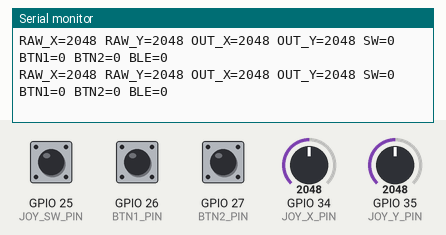
Bench run of a program on a simulated ESP32. On the bench: the last lines printed to the serial monitor. The inputs (shaded band) are chosen by the test bench; at power-on: GPIO 34 (JOY_X_PIN) = 2048, GPIO 35 (JOY_Y_PIN) = 2048, GPIO 25 (JOY_SW_PIN) HIGH, GPIO 26 (BTN1_PIN) HIGH, GPIO 27 (BTN2_PIN) HIGH (analog values on the 0–4095 scale). EEPROM starts erased; nothing arrives over Bluetooth unless stated; a phone connects over Bluetooth LE 3 s after start.

Above: at 10.0 s.
10.1 s: GPIO 34 (JOY_X_PIN) set to 1228
At 11.2 s:
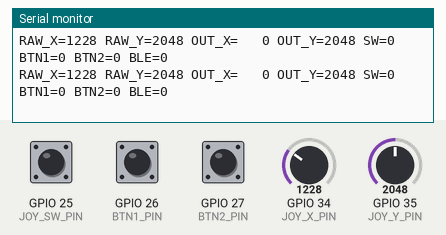
12.0 s: GPIO 35 (JOY_Y_PIN) set to 1228
At 12.6 s:
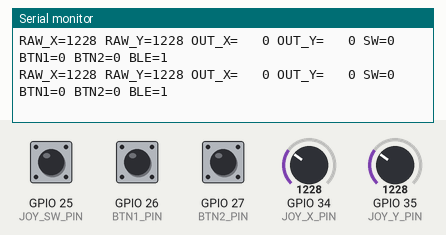
13.9 s: GPIO 34 (JOY_X_PIN) set to 491
At 15.0 s:
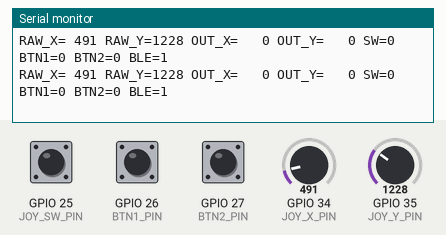
15.8 s: GPIO 35 (JOY_Y_PIN) set to 491
At 16.6 s:
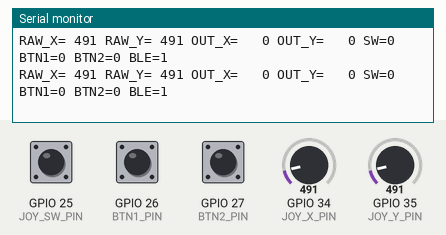
17.7 s: GPIO 34 (JOY_X_PIN) set to 60
At 18.4 s:
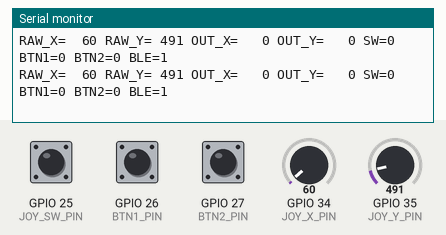
19.6 s: GPIO 35 (JOY_Y_PIN) set to 60
At 20.5 s:
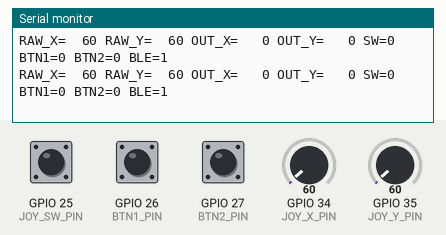
Timing chart, 0 to 22.5 s (numbered marks = the images above; inputs shaded):
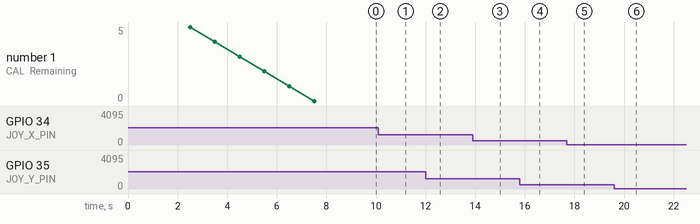

Measured:
- after the input at 10.1 s, the serial monitor: prints a new line at once (image 1)
- after the input at 12.0 s, the serial monitor: prints a new line at once (image 2)
- after the input at 13.9 s, the serial monitor: prints a new line at once (image 3)
- after the input at 15.8 s, the serial monitor: prints a new line at once (image 4)
- after the input at 17.7 s, the serial monitor: prints a new line at once (image 5)
- after the input at 19.6 s, the serial monitor: prints a new line at once (image 6)

The program:

main.cpp
```cpp
#include <Arduino.h>
#include "input_manager.h"
#include "ble_server.h"

static InputManager g_input;
static BleJoystickServer g_ble;

/**
 * @brief Arduino setup entry.
 *
 * Initializes serial output, input subsystem and BLE subsystem.
 */
void setup() {
    Serial.begin(115200);
    delay(1000);
    Serial.println();
    Serial.println("==== ESP32 BLE Joystick ====");

    g_input.begin();
    g_ble.begin();

    Serial.println("[SYS] Waiting for BLE client...");
    Serial.println("[SYS] Hold BTN1 + BTN2 for 2 seconds to recalibrate and save.");
}

/**
 * @brief Arduino loop entry.
 *
 * Samples the joystick/buttons, handles manual recalibration, notifies the BLE
 * central if connected, and prints a diagnostic line to the serial port.
 */
void loop() {
    InputState state = g_input.readState();

    if (g_input.shouldRecalibrate(millis(), state.btn1Pressed, state.btn2Pressed)) {
        Serial.println("[CAL] Recalibration triggered by BTN1 + BTN2");
        g_input.recalibrate();
        return;
    }

    g_ble.notifyState(state);

    Serial.printf(
        "RAW_X=%4u RAW_Y=%4u OUT_X=%4u OUT_Y=%4u SW=%d BTN1=%d BTN2=%d BLE=%d\n",
        state.rawX,
        state.rawY,
        state.outX,
        state.outY,
        state.joySwitchPressed ? 1 : 0,
        state.btn1Pressed ? 1 : 0,
        state.btn2Pressed ? 1 : 0,
        g_ble.isConnected() ? 1 : 0
    );

    delay(20);
}
```

ble_server.h
```cpp
#ifndef BLE_SERVER_H
#define BLE_SERVER_H

#include <Arduino.h>
#include <NimBLEDevice.h>
#include "input_manager.h"

/**
 * @brief Simple BLE GATT server for joystick state notification.
 *
 * This class exposes a single custom service and a single notify/read
 * characteristic. The data payload is fixed at 5 bytes:
 *
 * byte0~1: X axis, little-endian uint16_t
 * byte2~3: Y axis, little-endian uint16_t
 * byte4  : button bitmap
 */
class BleJoystickServer {
public:
    /**
     * @brief Initialize BLE, create GATT server and start advertising.
     */
    void begin();

    /**
     * @brief Send the current input state to the central device if connected.
     *
     * @param state Current normalized input state.
     */
    void notifyState(const InputState& state);

    /**
     * @brief Query whether a BLE central device is currently connected.
     *
     * @return true if a central is connected, otherwise false.
     */
    bool isConnected() const;

private:
    NimBLECharacteristic* characteristic = nullptr;
    bool deviceConnected = false;

    class ServerCallbacks : public NimBLEServerCallbacks {
    public:
        explicit ServerCallbacks(BleJoystickServer& ownerRef) : owner(ownerRef) {}

        void onConnect(NimBLEServer* server, NimBLEConnInfo& connInfo) override;
        void onDisconnect(NimBLEServer* server, NimBLEConnInfo& connInfo, int reason) override;

    private:
        BleJoystickServer& owner;
    };
};

#endif
```

calibration_store.h
```cpp
#ifndef CALIBRATION_STORE_H
#define CALIBRATION_STORE_H

#include <Arduino.h>

/**
 * @brief Persistent joystick calibration parameters.
 */
struct CalibrationData {
    int centerX;
    int centerY;
    int minX;
    int maxX;
    int minY;
    int maxY;
    bool valid;
};

/**
 * @brief Simple NVS-backed storage for joystick calibration data.
 */
class CalibrationStore {
public:
    /**
     * @brief Initialize the Preferences namespace.
     */
    void begin();

    /**
     * @brief Load calibration data from NVS.
     * @param out Filled with stored values when available.
     * @return true if valid calibration data was found.
     */
    bool load(CalibrationData& out);

    /**
     * @brief Save calibration data to NVS.
     * @param data Calibration values to persist.
     * @return true on success.
     */
    bool save(const CalibrationData& data);

    /**
     * @brief Remove stored calibration data from NVS.
     * @return true on success.
     */
    bool clear();
};

#endif
```

input_manager.h
```cpp
#ifndef INPUT_MANAGER_H
#define INPUT_MANAGER_H

#include <Arduino.h>
#include "calibration_store.h"

/**
 * @brief Normalized joystick data and button state.
 *
 * x and y are normalized to the range 0~4095, with 2048 representing the
 * calibrated center position. The three button fields are boolean states.
 */
struct InputState {
    uint16_t rawX;
    uint16_t rawY;
    uint16_t outX;
    uint16_t outY;
    bool joySwitchPressed;
    bool btn1Pressed;
    bool btn2Pressed;
};

/**
 * @brief Handles ADC sampling, joystick calibration, filtering and button scan.
 */
class InputManager {
public:
    /**
     * @brief Initialize GPIO/ADC and load or create calibration data.
     *
     * The manager first attempts to load persisted calibration data from NVS.
     * If no valid data is found, it runs a full center + outer-ring calibration
     * and stores the result automatically.
     */
    void begin();

    /**
     * @brief Read the current input state.
     *
     * @return InputState Latest normalized joystick and button state.
     */
    InputState readState();

    /**
     * @brief Check whether BTN1 and BTN2 have been held long enough to trigger recalibration.
     *
     * @param nowMs Current millis() timestamp.
     * @param btn1Pressed Current BTN1 state.
     * @param btn2Pressed Current BTN2 state.
     * @return true if recalibration should run now, otherwise false.
     */
    bool shouldRecalibrate(unsigned long nowMs, bool btn1Pressed, bool btn2Pressed);

    /**
     * @brief Execute center calibration followed by outer-ring calibration and save to NVS.
     */
    void recalibrate();

    /**
     * @brief Print the current calibration data to Serial.
     */
    void printCalibration() const;

    /**
     * @brief Export current calibration values.
     */
    CalibrationData getCalibrationData() const;

private:
    int centerX = 2048;
    int centerY = 2048;
    int minX = 0;
    int maxX = 4095;
    int minY = 0;
    int maxY = 4095;

    float filteredX = 0.0f;
    float filteredY = 0.0f;
    bool filterInitialized = false;
    unsigned long recalibPressStart = 0;
    CalibrationStore store;

    uint16_t readAdcAverage(uint8_t pin, int samples) const;
    int clampInt(int value, int lo, int hi) const;
    int mapAxisCalibrated(int raw, int minVal, int centerVal, int maxVal) const;
    void applyCalibrationData(const CalibrationData& data);
    void calibrateCenter();
    void calibrateOuterRing();
};

#endif
```

ble_server.cpp
```cpp
#include "ble_server.h"
#include "config.h"

/**
 * @brief Handle BLE central connection events.
 */
void BleJoystickServer::ServerCallbacks::onConnect(NimBLEServer* /*server*/, NimBLEConnInfo& connInfo) {
    owner.deviceConnected = true;
    Serial.print("[BLE] Client connected: ");
    Serial.println(connInfo.getAddress().toString().c_str());
}

/**
 * @brief Handle BLE central disconnection events and restart advertising.
 */
void BleJoystickServer::ServerCallbacks::onDisconnect(NimBLEServer* /*server*/, NimBLEConnInfo& connInfo, int reason) {
    owner.deviceConnected = false;
    Serial.print("[BLE] Client disconnected: ");
    Serial.print(connInfo.getAddress().toString().c_str());
    Serial.print(" reason=");
    Serial.println(reason);

    NimBLEDevice::startAdvertising();
    Serial.println("[BLE] Advertising restarted");
}

/**
 * @brief Initialize BLE stack, server, service, characteristic and advertising.
 */
void BleJoystickServer::begin() {
    NimBLEDevice::init(DEVICE_NAME);
    NimBLEDevice::setPower(ESP_PWR_LVL_P9);

    Serial.print("[BLE] Local MAC: ");
    Serial.println(NimBLEDevice::getAddress().toString().c_str());

    NimBLEServer* server = NimBLEDevice::createServer();
    server->setCallbacks(new ServerCallbacks(*this));

    NimBLEService* service = server->createService(SERVICE_UUID);
    characteristic = service->createCharacteristic(
        CHARACTERISTIC_UUID,
        NIMBLE_PROPERTY::READ | NIMBLE_PROPERTY::NOTIFY
    );

    uint8_t initPacket[5] = {0, 0, 0, 0, 0};
    characteristic->setValue(initPacket, sizeof(initPacket));

    NimBLEAdvertising* advertising = NimBLEDevice::getAdvertising();
    advertising->addServiceUUID(SERVICE_UUID);
    advertising->start();

    Serial.println("[BLE] Advertising started");
}

/**
 * @brief Notify a 5-byte joystick packet to the connected central.
 */
void BleJoystickServer::notifyState(const InputState& state) {
    if (!deviceConnected || characteristic == nullptr) {
        return;
    }

    uint8_t buttons = 0;
    if (state.joySwitchPressed) buttons |= (1U << 0);
    if (state.btn1Pressed)      buttons |= (1U << 1);
    if (state.btn2Pressed)      buttons |= (1U << 2);

    uint8_t packet[5];
    packet[0] = static_cast<uint8_t>(state.outX & 0xFF);
    packet[1] = static_cast<uint8_t>((state.outX >> 8) & 0xFF);
    packet[2] = static_cast<uint8_t>(state.outY & 0xFF);
    packet[3] = static_cast<uint8_t>((state.outY >> 8) & 0xFF);
    packet[4] = buttons;

    characteristic->setValue(packet, sizeof(packet));
    characteristic->notify();
}

/**
 * @brief Report current connection state.
 */
bool BleJoystickServer::isConnected() const {
    return deviceConnected;
}
```

calibration_store.cpp
```cpp
#include "calibration_store.h"
#include <Preferences.h>

namespace {
constexpr const char* NS_NAME = "joycal";
constexpr uint32_t MAGIC = 0x4A43414CUL; // "JCAL"
Preferences prefs;
}

void CalibrationStore::begin() {
    prefs.begin(NS_NAME, false);
}

bool CalibrationStore::load(CalibrationData& out) {
    const uint32_t magic = prefs.getULong("magic", 0);
    if (magic != MAGIC) {
        out.valid = false;
        return false;
    }

    out.centerX = prefs.getInt("centerX", 2048);
    out.centerY = prefs.getInt("centerY", 2048);
    out.minX = prefs.getInt("minX", 0);
    out.maxX = prefs.getInt("maxX", 4095);
    out.minY = prefs.getInt("minY", 0);
    out.maxY = prefs.getInt("maxY", 4095);
    out.valid = true;
    return true;
}

bool CalibrationStore::save(const CalibrationData& data) {
    bool ok = true;
    ok &= prefs.putInt("centerX", data.centerX) > 0;
    ok &= prefs.putInt("centerY", data.centerY) > 0;
    ok &= prefs.putInt("minX", data.minX) > 0;
    ok &= prefs.putInt("maxX", data.maxX) > 0;
    ok &= prefs.putInt("minY", data.minY) > 0;
    ok &= prefs.putInt("maxY", data.maxY) > 0;
    ok &= prefs.putULong("magic", MAGIC) > 0;
    return ok;
}

bool CalibrationStore::clear() {
    return prefs.clear();
}
```

input_manager.cpp
```cpp
#include "input_manager.h"
#include "config.h"

/**
 * @brief Initialize input pins and ADC resolution, then load or create calibration.
 */
void InputManager::begin() {
    pinMode(JOY_SW_PIN, INPUT_PULLUP);
    pinMode(BTN1_PIN, INPUT_PULLUP);
    pinMode(BTN2_PIN, INPUT_PULLUP);

    analogReadResolution(12);
    store.begin();

    CalibrationData loaded{};
    if (store.load(loaded)) {
        applyCalibrationData(loaded);
        Serial.println("[CAL] Loaded calibration from NVS.");
        printCalibration();
    } else {
        Serial.println("[CAL] No valid calibration found in NVS.");
        recalibrate();
    }
}

/**
 * @brief Apply a calibration structure to the live input manager state.
 */
void InputManager::applyCalibrationData(const CalibrationData& data) {
    centerX = data.centerX;
    centerY = data.centerY;
    minX = data.minX;
    maxX = data.maxX;
    minY = data.minY;
    maxY = data.maxY;

    filteredX = static_cast<float>(centerX);
    filteredY = static_cast<float>(centerY);
    filterInitialized = true;
}

CalibrationData InputManager::getCalibrationData() const {
    CalibrationData data{};
    data.centerX = centerX;
    data.centerY = centerY;
    data.minX = minX;
    data.maxX = maxX;
    data.minY = minY;
    data.maxY = maxY;
    data.valid = true;
    return data;
}

/**
 * @brief Perform averaged ADC sampling on a specified pin.
 *
 * @param pin ADC pin number.
 * @param samples Number of samples to average.
 * @return uint16_t Averaged ADC result.
 */
uint16_t InputManager::readAdcAverage(uint8_t pin, int samples) const {
    uint32_t sum = 0;
    for (int i = 0; i < samples; ++i) {
        sum += analogRead(pin);
        delayMicroseconds(500);
    }
    return static_cast<uint16_t>(sum / samples);
}

/**
 * @brief Clamp an integer to the specified closed interval.
 */
int InputManager::clampInt(int value, int lo, int hi) const {
    if (value < lo) return lo;
    if (value > hi) return hi;
    return value;
}

/**
 * @brief Map a calibrated raw axis value into 0~4095.
 *
 * The mapping is piecewise linear around the calibrated center:
 * - [min, center] -> [0, 2048]
 * - [center, max] -> [2048, 4095]
 *
 * A deadzone is applied around the center to suppress idle ADC jitter.
 */
int InputManager::mapAxisCalibrated(int raw, int minVal, int centerVal, int maxVal) const {
    raw = clampInt(raw, minVal, maxVal);

    if (abs(raw - centerVal) <= DEADZONE_ADC) {
        return OUTPUT_CENTER;
    }

    if (raw < centerVal) {
        const int inSpan = centerVal - minVal;
        if (inSpan <= 0) return OUTPUT_CENTER;
        const long numerator = static_cast<long>(raw - centerVal) * (OUTPUT_CENTER - OUTPUT_MIN);
        const int out = OUTPUT_CENTER + static_cast<int>(numerator / inSpan);
        return clampInt(out, OUTPUT_MIN, OUTPUT_CENTER);
    }

    const int inSpan = maxVal - centerVal;
    if (inSpan <= 0) return OUTPUT_CENTER;
    const long numerator = static_cast<long>(raw - centerVal) * (OUTPUT_MAX - OUTPUT_CENTER);
    const int out = OUTPUT_CENTER + static_cast<int>(numerator / inSpan);
    return clampInt(out, OUTPUT_CENTER, OUTPUT_MAX);
}

/**
 * @brief Calibrate joystick center while the stick is released.
 */
void InputManager::calibrateCenter() {
    uint32_t sumX = 0;
    uint32_t sumY = 0;

    Serial.println("[CAL] Center calibration start. Keep joystick released.");

    for (int i = 0; i < CENTER_CAL_SAMPLES; ++i) {
        sumX += readAdcAverage(JOY_X_PIN, 4);
        sumY += readAdcAverage(JOY_Y_PIN, 4);
        delay(10);
    }

    centerX = static_cast<int>(sumX / CENTER_CAL_SAMPLES);
    centerY = static_cast<int>(sumY / CENTER_CAL_SAMPLES);

    filteredX = static_cast<float>(centerX);
    filteredY = static_cast<float>(centerY);
    filterInitialized = true;

    Serial.printf("[CAL] Center done: centerX=%d centerY=%d\n", centerX, centerY);
}

/**
 * @brief Calibrate joystick outer ring by sampling min/max while the user moves the stick.
 */
void InputManager::calibrateOuterRing() {
    unsigned long startMs = millis();
    unsigned long lastRemainSec = ULONG_MAX;

    int currentX = readAdcAverage(JOY_X_PIN, 8);
    int currentY = readAdcAverage(JOY_Y_PIN, 8);

    minX = maxX = currentX;
    minY = maxY = currentY;

    Serial.println("[CAL] Outer-ring calibration start.");
    Serial.println("[CAL] Move joystick to all extremes in circles...");

    while (millis() - startMs < OUTER_CAL_MS) {
        currentX = readAdcAverage(JOY_X_PIN, 4);
        currentY = readAdcAverage(JOY_Y_PIN, 4);

        if (currentX < minX) minX = currentX;
        if (currentX > maxX) maxX = currentX;
        if (currentY < minY) minY = currentY;
        if (currentY > maxY) maxY = currentY;

        const unsigned long remainSec = (OUTER_CAL_MS - (millis() - startMs)) / 1000;
        if (remainSec != lastRemainSec) {
            lastRemainSec = remainSec;
            Serial.printf("[CAL] Remaining: %lus minX=%d maxX=%d minY=%d maxY=%d\n",
                          remainSec, minX, maxX, minY, maxY);
        }

        delay(5);
    }

    if (centerX - minX < 100) minX = centerX - 100;
    if (maxX - centerX < 100) maxX = centerX + 100;
    if (centerY - minY < 100) minY = centerY - 100;
    if (maxY - centerY < 100) maxY = centerY + 100;

    minX = clampInt(minX, 0, 4095);
    maxX = clampInt(maxX, 0, 4095);
    minY = clampInt(minY, 0, 4095);
    maxY = clampInt(maxY, 0, 4095);

    Serial.println("[CAL] Outer-ring done.");
    printCalibration();
}

/**
 * @brief Run center calibration and outer-ring calibration consecutively, then save to NVS.
 */
void InputManager::recalibrate() {
    calibrateCenter();
    delay(300);
    calibrateOuterRing();
    delay(300);

    filteredX = static_cast<float>(centerX);
    filteredY = static_cast<float>(centerY);
    filterInitialized = true;

    const bool saved = store.save(getCalibrationData());
    Serial.printf("[CAL] Save to NVS: %s\n", saved ? "OK" : "FAILED");
    Serial.println("[CAL] Full calibration finished.");
}

/**
 * @brief Print the current calibration values.
 */
void InputManager::printCalibration() const {
    Serial.printf("[CAL] Result: minX=%d centerX=%d maxX=%d | minY=%d centerY=%d maxY=%d\n",
                  minX, centerX, maxX, minY, centerY, maxY);
}

/**
 * @brief Determine whether the recalibration button combination has been held long enough.
 */
bool InputManager::shouldRecalibrate(unsigned long nowMs, bool btn1Pressed, bool btn2Pressed) {
    if (btn1Pressed && btn2Pressed) {
        if (recalibPressStart == 0) {
            recalibPressStart = nowMs;
            return false;
        }
        if (nowMs - recalibPressStart >= RECALIB_HOLD_MS) {
            recalibPressStart = 0;
            return true;
        }
        return false;
    }

    recalibPressStart = 0;
    return false;
}

/**
 * @brief Read current raw inputs, update filter state and return normalized output.
 */
InputState InputManager::readState() {
    InputState state{};

    state.rawX = readAdcAverage(JOY_X_PIN, ADC_SAMPLES);
    state.rawY = readAdcAverage(JOY_Y_PIN, ADC_SAMPLES);

    if (!filterInitialized) {
        filteredX = state.rawX;
        filteredY = state.rawY;
        filterInitialized = true;
    } else {
        filteredX = filteredX * (1.0f - FILTER_ALPHA) + state.rawX * FILTER_ALPHA;
        filteredY = filteredY * (1.0f - FILTER_ALPHA) + state.rawY * FILTER_ALPHA;
    }

    const int smoothX = static_cast<int>(filteredX + 0.5f);
    const int smoothY = static_cast<int>(filteredY + 0.5f);

    state.outX = static_cast<uint16_t>(mapAxisCalibrated(smoothX, minX, centerX, maxX));
    state.outY = static_cast<uint16_t>(mapAxisCalibrated(smoothY, minY, centerY, maxY));

    state.joySwitchPressed = (digitalRead(JOY_SW_PIN) == LOW);
    state.btn1Pressed = (digitalRead(BTN1_PIN) == LOW);
    state.btn2Pressed = (digitalRead(BTN2_PIN) == LOW);

    return state;
}
```

Source omitted: config.h (1597 bytes)
